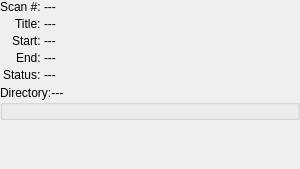
<?xml version="1.0" encoding="UTF-8"?>
<ui version="4.0">
 <author>Tiago Coutinho</author>
 <class>scan_info_form</class>
 <widget class="QWidget" name="scan_info_form">
  <property name="geometry">
   <rect>
    <x>0</x>
    <y>0</y>
    <width>300</width>
    <height>169</height>
   </rect>
  </property>
  <property name="windowTitle">
   <string>Form</string>
  </property>
  <layout class="QFormLayout" name="formLayout">
   <property name="labelAlignment">
    <set>Qt::AlignRight|Qt::AlignTrailing|Qt::AlignVCenter</set>
   </property>
   <property name="horizontalSpacing">
    <number>3</number>
   </property>
   <property name="verticalSpacing">
    <number>3</number>
   </property>
   <property name="leftMargin">
    <number>0</number>
   </property>
   <property name="topMargin">
    <number>0</number>
   </property>
   <property name="rightMargin">
    <number>0</number>
   </property>
   <property name="bottomMargin">
    <number>0</number>
   </property>
   <item row="0" column="0">
    <widget class="QLabel" name="scan_nb_label">
     <property name="text">
      <string>Scan #:</string>
     </property>
    </widget>
   </item>
   <item row="0" column="1">
    <widget class="QLabel" name="scan_nb_value">
     <property name="text">
      <string>---</string>
     </property>
    </widget>
   </item>
   <item row="1" column="0">
    <widget class="QLabel" name="title_label">
     <property name="text">
      <string>Title:</string>
     </property>
    </widget>
   </item>
   <item row="1" column="1">
    <widget class="QLabel" name="title_value">
     <property name="text">
      <string>---</string>
     </property>
    </widget>
   </item>
   <item row="2" column="0">
    <widget class="QLabel" name="start_label">
     <property name="text">
      <string>Start:</string>
     </property>
    </widget>
   </item>
   <item row="2" column="1">
    <widget class="QLabel" name="start_value">
     <property name="text">
      <string>---</string>
     </property>
    </widget>
   </item>
   <item row="3" column="0">
    <widget class="QLabel" name="end_label">
     <property name="text">
      <string>End:</string>
     </property>
    </widget>
   </item>
   <item row="3" column="1">
    <widget class="QLabel" name="end_value">
     <property name="text">
      <string>---</string>
     </property>
    </widget>
   </item>
   <item row="4" column="0">
    <widget class="QLabel" name="status_label">
     <property name="text">
      <string>Status:</string>
     </property>
    </widget>
   </item>
   <item row="4" column="1">
    <widget class="QLabel" name="status_value">
     <property name="text">
      <string>---</string>
     </property>
    </widget>
   </item>
   <item row="5" column="0" colspan="2">
    <widget class="QGroupBox" name="directory_groupbox">
     <property name="title">
      <string>Directory:---</string>
     </property>
     <layout class="QFormLayout" name="formLayout_3">
      <property name="horizontalSpacing">
       <number>6</number>
      </property>
      <property name="verticalSpacing">
       <number>3</number>
      </property>
      <property name="leftMargin">
       <number>6</number>
      </property>
      <property name="topMargin">
       <number>6</number>
      </property>
      <property name="rightMargin">
       <number>6</number>
      </property>
      <property name="bottomMargin">
       <number>6</number>
      </property>
     </layout>
    </widget>
   </item>
  </layout>
 </widget>
 <layoutdefault spacing="3" margin="6"/>
 <resources/>
 <connections/>
</ui>
